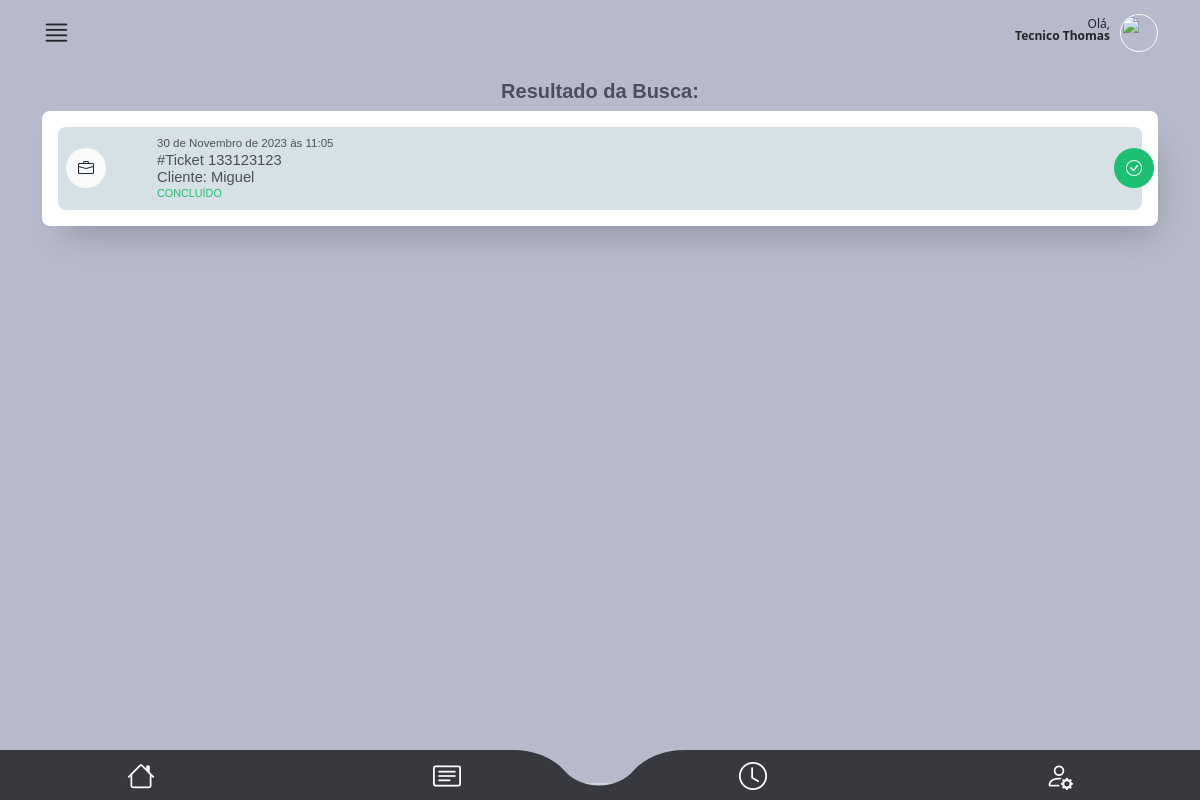
/main/tela_busca_resultado/ (signed in), run on an earlier commit of the app's database.
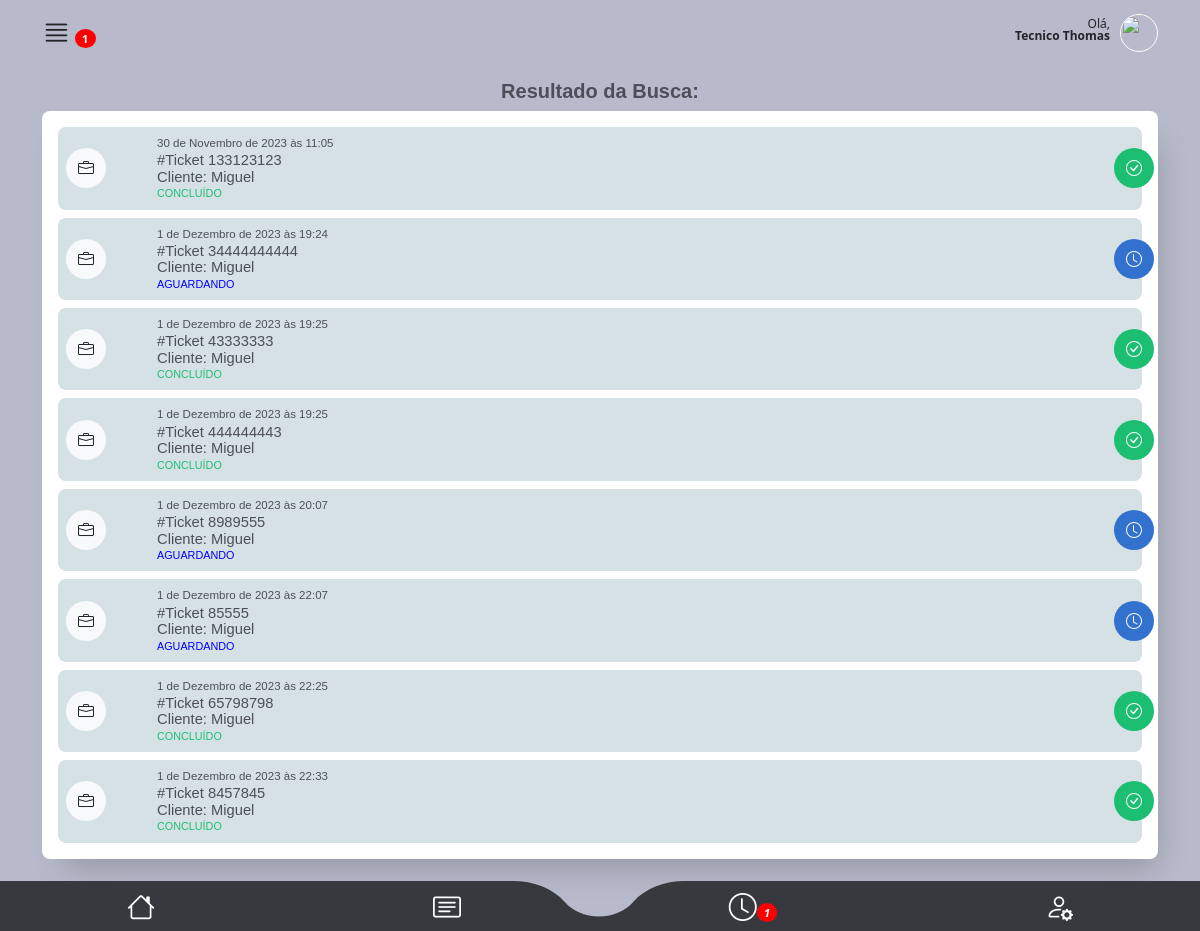
And on a later commit of the database.
### staff/models.py (models this page shows, shortened)
class OrdemDeServico(models.Model):
    ticket = models.CharField(max_length=200, unique=True)
    tecnico = models.ForeignKey(
        CustomUser,
        on_delete=models.CASCADE,
        related_name="ordens_técnico",
        null=True,
        default=None,
    )
    staff = models.ForeignKey(
        CustomUser, on_delete=models.CASCADE, related_name="ordens_staff"
    )
    descricao = models.TextField(max_length=600)
    previsao_chegada = models.DateTimeField(editable=True)
    previsao_execucao = models.DateTimeField(editable=True)
    material = models.CharField(max_length=100, validators=[MinLengthValidator(3)])
    equipamento = models.CharField(max_length=100, validators=[MinLengthValidator(3)])
    data_criacao = models.DateTimeField(auto_now_add=True)
    cliente = models.ForeignKey(Cliente, on_delete=models.CASCADE)
    endereco = models.ForeignKey(Endereco, on_delete=models.CASCADE)
    contrato = models.CharField(max_length=700, null=True, blank=True)
    atividade = models.CharField(max_length=50, choices=ACTIVITY_CHOICES)
    status_tecnico = models.CharField(max_length=50, choices=TECNICAL_CHOICES)
    status = models.CharField(
        max_length=10, choices=STATUS_CHOICES, default="Aguardando"
    )
    atraso_em_minutos = models.CharField(max_length=50, choices=ATRASO_CHOICES)
    atraso_descricao = models.TextField(max_length=400)
    descricao_reagendamento = models.TextField(max_length=400)
    vezes_reagendada = models.IntegerField(default=0)
    aceite = models.BooleanField(default=False)

class Cliente(models.Model):
    nome = models.CharField(max_length=50, validators=[MinLengthValidator(3)])
    rg = models.CharField(max_length=12, validators=[MinLengthValidator(3)])
    telefone1 = models.CharField(max_length=15, validators=[MinLengthValidator(3)])
    telefone2 = models.CharField(max_length=15, validators=[MinLengthValidator(3)])

### main/views.py (the view, shortened to what this page needs)
@user_passes_test(is_tecnico)
def tela_busca_resultado(request):
    try:
        user = request.user
        aceites = calcula_aceite(user)
        ordens = OrdemDeServico.objects.filter(
            tecnico=request.user,
            status__in=["Atenção", "Urgente", "Aguardando", "Concluído"],
            aceite=True,
        )
        return render(request, "tela_busca_resultado.html", {"ordens": ordens, **aceites})
    except Exception as e:
        return render(request, "error.html", {"error_message": str(e)})

### main/helpers.py (called while the page is built)
def is_tecnico(user):
    return user.groups.filter(name="Técnico").exists()

def calcula_aceite(user):
    try:
        ordens = OrdemDeServico.objects.filter(
            tecnico=user, aceite=False, status__in=["Aguardando", "Atenção", "Urgente"]
        )
        pendentes = len(ordens)
        return {"pendentes": pendentes}
    except Exception as e:
        print(f"Erro ao calcular aviso: {e}")
        return {"pendentes": 0}

### main/templates/tela_busca_resultado.html (shortened to what this page needs)
{% extends "base2.html" %}
{%load static%}
{% block rest %}
<section id="oc_lista">
    <div class="container">
      <div class="row">
        <div class="col-10 offset-1 text-center mt-3">
          <h5 class="font-bold color04">Resultado da Busca:</h5>
        </div>
      </div>
      <div class="listas_here box-shadow">
        <div class="tab-content" id="pills-tabContent">
            <div class="tab-pane pt-3 fade show active" id="pills-01" role="tabpanel" aria-labelledby="pills-home-tab" tabindex="0">
        {% if ordens %}
            {% for ordem in ordens %}
              <div class="oc_lista_item">
                <a href="{% url 'os_detail2' ordem.id %}" class="a-whole"></a>
                <div class="row">
                    <div class="col-2 col-md-1">
                        <div class="icon bg-light"><i class="bi bi-briefcase text-dark"></i></div>
                    </div>
                    <div class="col-9 col-md-11">
                        <div class="oc_l_data color04 font-light">{{ordem.previsao_chegada}}</div>
                        <div class="oc_l_nome font-medium color04">#Ticket {{ordem.ticket}}</div>
                        <div class="oc_l_nome font-medium color04">Cliente: {{ordem.cliente.nome}}</div>
                        <div class="oc_l_status font-medium {% if ordem.status == 'Urgente' %}color-red{% elif ordem.status == 'Atenção' %}color-yellow{% elif ordem.status == 'Aguardando' %}color-blue{% elif ordem.status == 'Concluído' %}color-green{% endif %}">{{ ordem.status }}</div>
                    </div>
                    {% if ordem.status == "Urgente" %}
                    <div class="status_icon bg05 text-light">
                        <i class="bi bi-exclamation-triangle-fill"></i>
                    </div>
                {% elif ordem.status == "Atenção" %}
                    <div class="status_icon bg06 text-dark">
                        <i class="bi bi-flag"></i>
                    </div>
                {% elif ordem.status == "Aguardando" %}
                    <div class="status_icon bg01 text-light">
                        <i class="bi bi-clock"></i>
                    </div>
                    {% elif ordem.status == "Concluído" %}
                    <div class="status_icon bg02 text-light">
                      <i class="bi bi-check-circle"></i>
                  </div>
                {% endif %}
                </div>
              </div>
              {% endfor %}
            {% endif %}
            </div>
        </div>
    </div>
    </div>
  </section>
{% endblock %}

### main/templates/base2.html (shortened to what this page needs)
{%load static%}
<!DOCTYPE html>
<html lang="en" data-bs-theme="auto">
  <head>
    <link
      rel="stylesheet"
      href="https://cdn.jsdelivr.net/npm/@docsearch/css@3"
    />
    <link
      rel="stylesheet"
      href="https://cdn.jsdelivr.net/npm/bootstrap-icons@1.11.1/font/bootstrap-icons.css"
    />
    <link
      href="{% static 'assets/dist/css/bootstrap.min.css' %}"
      rel="stylesheet"
    />
    <link href="{% static 'assets/css/app_mamminfo.css' %}" rel="stylesheet" />
  </head>
  <body>
    <main class="bg03">
      <header>
        <div class="container">
          <div id="super_menu">
            <div class="row">
              <div class="col-3 text-start">
                <i class="bi bi-justify i_main"></i> {% if pendentes != 0 %}<span class="badge">{{ pendentes }}</span>{% endif %}
              </div>
              <div class="col-9 text-end">
                <p class="mt-2">
                  Olá,<br />
                  <strong>{{ user.first_name }} {{ user.last_name }}</strong>
                </p>
                <div class="photo_user mt-1">
                  {% if request.user.foto %}
                  <img src="{{ request.user.foto.url }}" alt="User Photo" />
                  {% else %}
                  <img
                    src="https://cdn-icons-png.flaticon.com/512/3106/3106807.png?auto=format&fit=crop&q=80&w=1760&ixlib=rb-4.0.3&ixid=M3wxMjA3fDB8MHxwaG90by1wYWdlfHx8fGVufDB8fHx8fA%3D%3D"
                    alt=""
                  />
                  {% endif %}
                </div>
              </div>
            </div>
          </div>
        </div>
      </header>
      {% block rest %}{% endblock %}
    </main>
    <footer>
      <ul class="row">
        <li class="col-3 mt-1">
          <a href="{% url 'dashboard' %}"><i class="bi bi-house"></i></a>
        </li>
        <li class="col-3 p-0 mt-1 text-start text-md-center">
          <a href="{% url 'minhas_os' %}" class="text-start text-md-center"
            ><i class="bi bi-card-text"></i
          ></a>
        </li>
        <li class="col-3 p-0 mt-1 text-end text-md-center">
          <a href="{% url 'aceite' %}" class="text-end text-md-center"
            ><i class="bi bi-clock">{% if pendentes != 0 %}<span class="badge">{{ pendentes }}</span>{% endif %}</i
          ></a>
        </li>
        <li class="col-3 mt-1">
          <a href="{% url 'tela_user' %}"><i class="bi bi-person-gear"></i></a>
        </li>
      </ul>
    </footer>
  </body>
</html>

What changed in the data, as far as the page shows it:
added OrdemDeServico: previsao_chegada "1 de Dezembro de 2023 às 19:24", ticket "34444444444", cliente.nome "Miguel", status "AGUARDANDO"
added OrdemDeServico: previsao_chegada "1 de Dezembro de 2023 às 19:25", ticket "43333333", cliente.nome "Miguel", status "CONCLUÍDO"
added OrdemDeServico: previsao_chegada "1 de Dezembro de 2023 às 19:25", ticket "444444443", cliente.nome "Miguel", status "CONCLUÍDO"
added OrdemDeServico: previsao_chegada "1 de Dezembro de 2023 às 20:07", ticket "8989555", cliente.nome "Miguel", status "AGUARDANDO"
added OrdemDeServico: previsao_chegada "1 de Dezembro de 2023 às 22:07", ticket "85555", cliente.nome "Miguel", status "AGUARDANDO"
added OrdemDeServico: previsao_chegada "1 de Dezembro de 2023 às 22:25", ticket "65798798", cliente.nome "Miguel", status "CONCLUÍDO"
added OrdemDeServico: previsao_chegada "1 de Dezembro de 2023 às 22:33", ticket "8457845", cliente.nome "Miguel", status "CONCLUÍDO"
Also different on the page:
{{ pendentes }}: (not shown) → "1"
